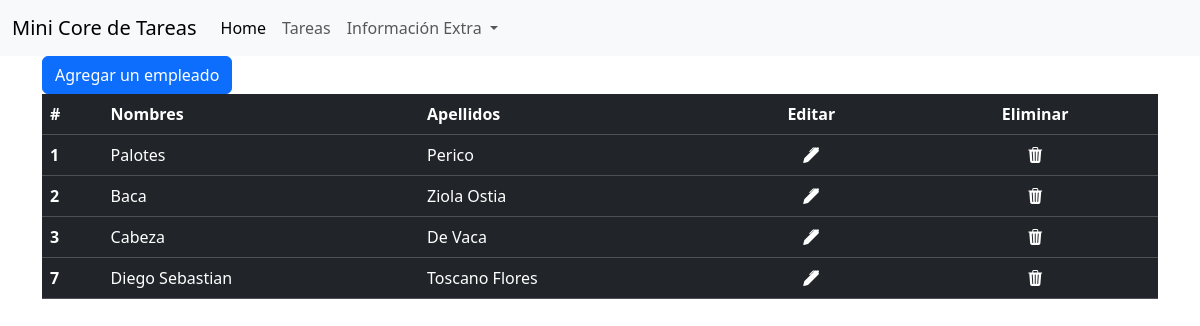
/employee/, run on the app's committed database.
### task/models.py (models this page shows)
class Employee(models.Model):
    first_name = models.CharField(max_length=100)
    last_name = models.CharField(max_length=100)

### task/views.py (the view)
# urls.py: path('employee/', views.employee, name='employee'),
def employee(request):
    if request.method == 'POST':
        new_employee = Employee(
            first_name=request.POST['first_name'],
            last_name=request.POST['last_name']
        )
        new_employee.save()
        employee = Employee.objects.all()
        return render(request, 'empleados.html', {
            'employee': employee
        })
    else:
        employee = Employee.objects.all()
        return render(request, 'empleados.html', {
            'employee': employee
        })

### task/templates/empleados.html (shortened to what this page needs)
{% extends 'layout.html' %}
{% block body %}
<div class="container">
    <button type="button" class="btn btn-primary" data-bs-toggle="modal" data-bs-target="#exampleModal">
        Agregar un empleado
    </button>
    <table class="table table-dark">
        <thead>
            <tr>
                <th scope="col">#</th>
                <th scope="col">Nombres</th>
                <th scope="col">Apellidos</th>
                <th scope="col">
                    <div class="container text-center">
                        Editar
                    </div>
                </th>
                <th scope="col">
                    <div class="container text-center">
                        Eliminar
                    </div>
                </th>
            </tr>
        </thead>
        <tbody>
            {% for empleado in employee %}
            <tr>
                <th scope="row">{{ empleado.id }}</th>
                <td>{{ empleado.first_name }}</td>
                <td>{{ empleado.last_name }}</td>
                <td>
                    <div class="container text-center">
                        <a href="{% url 'employee_edit' empleado.id %}" style="color: white; text-decoration: none;">
                            <i class="bi bi-pen-fill"></i>
                        </a>
                    </div>
                </td>
                <td>
                    <div class="container text-center">
                        <a href="{% url 'employee_delete' empleado.id %}" style="color: white; text-decoration: none;">
                            <i class="bi bi-trash3-fill"></i>
                        </a>
                    </div>
                </td>
            </tr>
            {% endfor %}
        </tbody>
    </table>
</div>
{% endblock %}

### data on the page
Employee: id "1", first_name "Palotes", last_name "Perico"
Employee: id "2", first_name "Baca", last_name "Ziola Ostia"
Employee: id "3", first_name "Cabeza", last_name "De Vaca"
Employee: id "7", first_name "Diego Sebastian", last_name "Toscano Flores"
